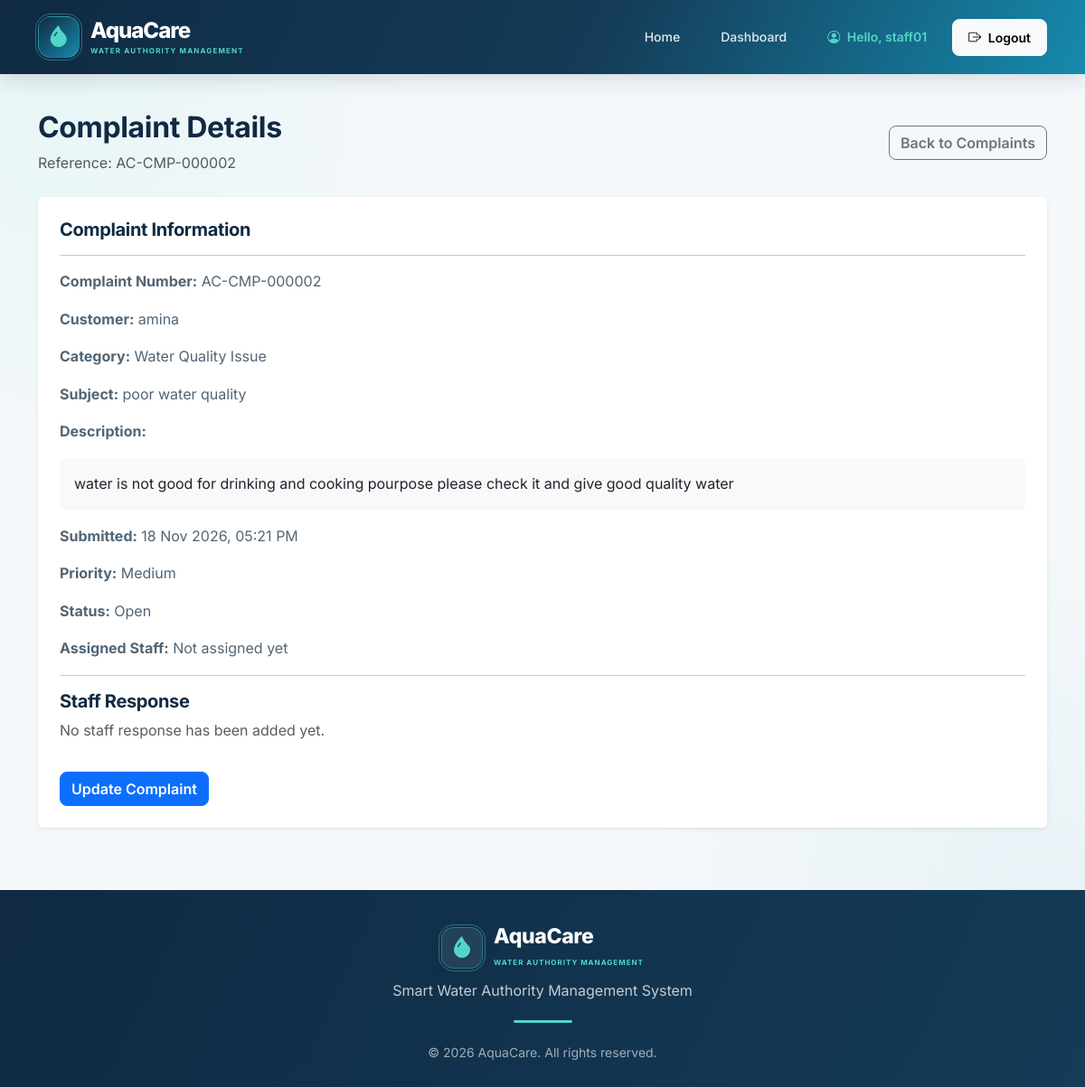
Screenshot of /complaints/2/ (signed in) with the database file from the repository.
### accounts/models.py (models this page shows, shortened)
class CustomUser(AbstractUser):
    class Role(models.TextChoices):
        CUSTOMER = 'CUSTOMER', 'Customer'
        STAFF = 'STAFF', 'Water Authority Staff'
        MANAGER = 'MANAGER', 'Department Manager'
    role = models.CharField(
        max_length=20,
        choices=Role.choices,
        default=Role.CUSTOMER
    )
    phone_number = models.CharField(
        max_length=15,
        blank=True,
        null=True
    )
    address = models.TextField(
        blank=True,
        null=True
    )

### complaints/models.py (models this page shows, shortened)
class Complaint(models.Model):
    class Category(models.TextChoices):
        WATER_SUPPLY = 'WATER_SUPPLY', 'Water Supply Issue'
        LEAKAGE = 'LEAKAGE', 'Water Leakage'
        BILLING = 'BILLING', 'Billing Issue'
        METER = 'METER', 'Meter Problem'
        QUALITY = 'QUALITY', 'Water Quality Issue'
        OTHER = 'OTHER', 'Other'
    class Status(models.TextChoices):
        OPEN = 'OPEN', 'Open'
        IN_PROGRESS = 'IN_PROGRESS', 'In Progress'
        RESOLVED = 'RESOLVED', 'Resolved'
        CLOSED = 'CLOSED', 'Closed'
    class Priority(models.TextChoices):
        LOW = 'LOW', 'Low'
        MEDIUM = 'MEDIUM', 'Medium'
        HIGH = 'HIGH', 'High'
        URGENT = 'URGENT', 'Urgent'
    customer = models.ForeignKey(
        settings.AUTH_USER_MODEL,
        on_delete=models.CASCADE,
        related_name='complaints'
    )
    complaint_number = models.CharField(
        max_length=30,
        unique=True,
        blank=True,
        null=True
    )
    category = models.CharField(
        max_length=30,
        choices=Category.choices
    )
    subject = models.CharField(max_length=200)
    description = models.TextField()
    priority = models.CharField(
        max_length=20,
        choices=Priority.choices,
        default=Priority.MEDIUM
    )
    status = models.CharField(
        max_length=20,
        choices=Status.choices,
        default=Status.OPEN
    )
    assigned_to = models.ForeignKey(
        settings.AUTH_USER_MODEL,
        on_delete=models.SET_NULL,
        null=True,
        blank=True,
        related_name='assigned_complaints'
    )
    staff_remarks = models.TextField(blank=True)
    submitted_at = models.DateTimeField(auto_now_add=True)
    updated_at = models.DateTimeField(auto_now=True)
    resolved_at = models.DateTimeField(null=True, blank=True)
    class Meta:
        ordering = ['-submitted_at']

### complaints/views.py (the view)
@login_required
def complaint_detail(request, complaint_id):
    complaint = get_object_or_404(
        Complaint.objects.select_related(
            'customer',
            'assigned_to'
        ),
        id=complaint_id
    )
    if request.user.role == CustomUser.Role.CUSTOMER:
        if complaint.customer_id != request.user.id:
            raise PermissionDenied(
                'You cannot view another customer complaint.'
            )
    elif not staff_or_manager_required(request.user):
        raise PermissionDenied(
            'You do not have permission to view this complaint.'
        )
    return render(
        request,
        'complaints/complaint_detail.html',
        {'complaint': complaint}
    )

### complaints/views.py (called while the page is built)
def staff_or_manager_required(user):
    return (
        user.is_authenticated
        and user.role in [
            CustomUser.Role.STAFF,
            CustomUser.Role.MANAGER
        ]
    )

### templates/complaints/complaint_detail.html (shortened to what this page needs)
{% extends 'base.html' %}
{% block content %}
<div class="container py-4">
    <div class="d-flex justify-content-between align-items-center flex-wrap gap-2 mb-4">
        <div>
            <h2>Complaint Details</h2>
            <p class="text-muted mb-0">
                Reference: {{ complaint.complaint_number }}
            </p>
        </div>
        {% if request.user.role == 'CUSTOMER' %}
            <a href="{% url 'my_complaints' %}"
               class="btn btn-outline-secondary">
                Back to My Complaints
            </a>
        {% else %}
            <a href="{% url 'staff_complaint_list' %}"
               class="btn btn-outline-secondary">
                Back to Complaints
            </a>
        {% endif %}
    </div>
    <div class="card border-0 shadow-sm">
        <div class="card-body p-4">
            <h5>Complaint Information</h5>
            <hr>
            <p>
                <strong>Complaint Number:</strong>
                {{ complaint.complaint_number }}
            </p>
            <p>
                <strong>Customer:</strong>
                {{ complaint.customer.username }}
            </p>
            <p>
                <strong>Category:</strong>
                {{ complaint.get_category_display }}
            </p>
            <p>
                <strong>Subject:</strong>
                {{ complaint.subject }}
            </p>
            <p>
                <strong>Description:</strong>
            </p>
            <div class="bg-light rounded p-3 mb-3">
                {{ complaint.description|linebreaksbr }}
            </div>
            <p>
                <strong>Submitted:</strong>
                {{ complaint.submitted_at|date:"d M Y, h:i A" }}
            </p>
            <p>
                <strong>Priority:</strong>
                {{ complaint.get_priority_display }}
            </p>
            <p>
                <strong>Status:</strong>
                {{ complaint.get_status_display }}
            </p>
            <p>
                <strong>Assigned Staff:</strong>
                {% if complaint.assigned_to %}
                    {{ complaint.assigned_to.username }}
                {% else %}
                    Not assigned yet
                {% endif %}
            </p>
            <hr>
            <h5>Staff Response</h5>
            {% if complaint.staff_remarks %}
                <div class="alert alert-info">
                    {{ complaint.staff_remarks|linebreaksbr }}
                </div>
            {% else %}
                <p class="text-muted">
                    No staff response has been added yet.
                </p>
            {% endif %}
            {% if request.user.role == 'STAFF' or request.user.role == 'MANAGER' %}
                <a href="{% url 'update_complaint' complaint.id %}"
                   class="btn btn-primary mt-3">
                    Update Complaint
                </a>
            {% endif %}
        </div>
    </div>
</div>
{% endblock %}

### templates/base.html (shortened to what this page needs)
{% load static %}
<!DOCTYPE html>
<html lang="en">
<head>
    <link href="https://cdn.jsdelivr.net/npm/bootstrap@5.3.3/dist/css/bootstrap.min.css"
          rel="stylesheet">
    <link rel="stylesheet"
          href="https://cdn.jsdelivr.net/npm/bootstrap-icons@1.11.3/font/bootstrap-icons.min.css">
    <link rel="stylesheet" href="{% static 'css/style.css' %}">
</head>
<body>
    <nav class="navbar navbar-expand-lg navbar-dark aquacare-navbar">
        <div class="container">
            <a class="navbar-brand aqua-brand" href="{% url 'home' %}">
                <span class="aqua-logo-icon">
                    <i class="bi bi-droplet-fill"></i>
                </span>
                <span class="aqua-brand-text">
                    <strong>AquaCare</strong>
                    <small>WATER AUTHORITY MANAGEMENT</small>
                </span>
            </a>
            <div class="collapse navbar-collapse" id="mainNavbar">
                <ul class="navbar-nav ms-auto align-items-lg-center">
                    <li class="nav-item">
                        <a class="nav-link" href="{% url 'home' %}">
                            Home
                        </a>
                    </li>
                    {% if user.is_authenticated %}
                        {% if user.role == 'CUSTOMER' %}
                            <li class="nav-item">
                                <a class="nav-link"
                                   href="{% url 'customer_dashboard' %}">
                                    Dashboard
                                </a>
                            </li>
                        {% elif user.role == 'STAFF' %}
                            <li class="nav-item">
                                <a class="nav-link"
                                   href="{% url 'staff_dashboard' %}">
                                    Dashboard
                                </a>
                            </li>
                        {% endif %}
                        <li class="nav-item">
                            <span class="nav-link user-welcome">
                                <i class="bi bi-person-circle me-1"></i>
                                Hello, {{ user.first_name|default:user.username }}
                            </span>
                        </li>
                        <li class="nav-item ms-lg-2">
                            <form method="POST" action="{% url 'logout' %}">
                                <button type="submit"
                                        class="btn btn-light btn-sm logout-btn">
                                    <i class="bi bi-box-arrow-right me-1"></i>
                                    Logout
                                </button>
                            </form>
                        </li>
                    {% endif %}
                </ul>
            </div>
        </div>
    </nav>
    <main class="main-content">
        {% block content %}
        {% endblock %}
    </main>
    <footer class="aquacare-footer">
        <div class="container">
            <div class="footer-brand">
                <span class="aqua-logo-icon footer-logo-icon">
                    <i class="bi bi-droplet-fill"></i>
                </span>
                <div class="footer-brand-text">
                    <h5>AquaCare</h5>
                    <small>WATER AUTHORITY MANAGEMENT</small>
                </div>
            </div>
            <p class="footer-description">
                Smart Water Authority Management System
            </p>
            <div class="footer-divider"></div>
            <small class="footer-copyright">
                © 2026 AquaCare. All rights reserved.
            </small>
        </div>
    </footer>
</body>
</html>

### rows the page displays
CustomUser: first_name "staff01"
Complaint: complaint_number "AC-CMP-000002", customer.username "amina", category "Water Quality Issue", subject "poor water quality", description "water is not good for drinking and cooking pourpose please check it and give good quality water", submitted_at "18 Nov 2026, 05:21 PM", priority "Medium", status "Open"
